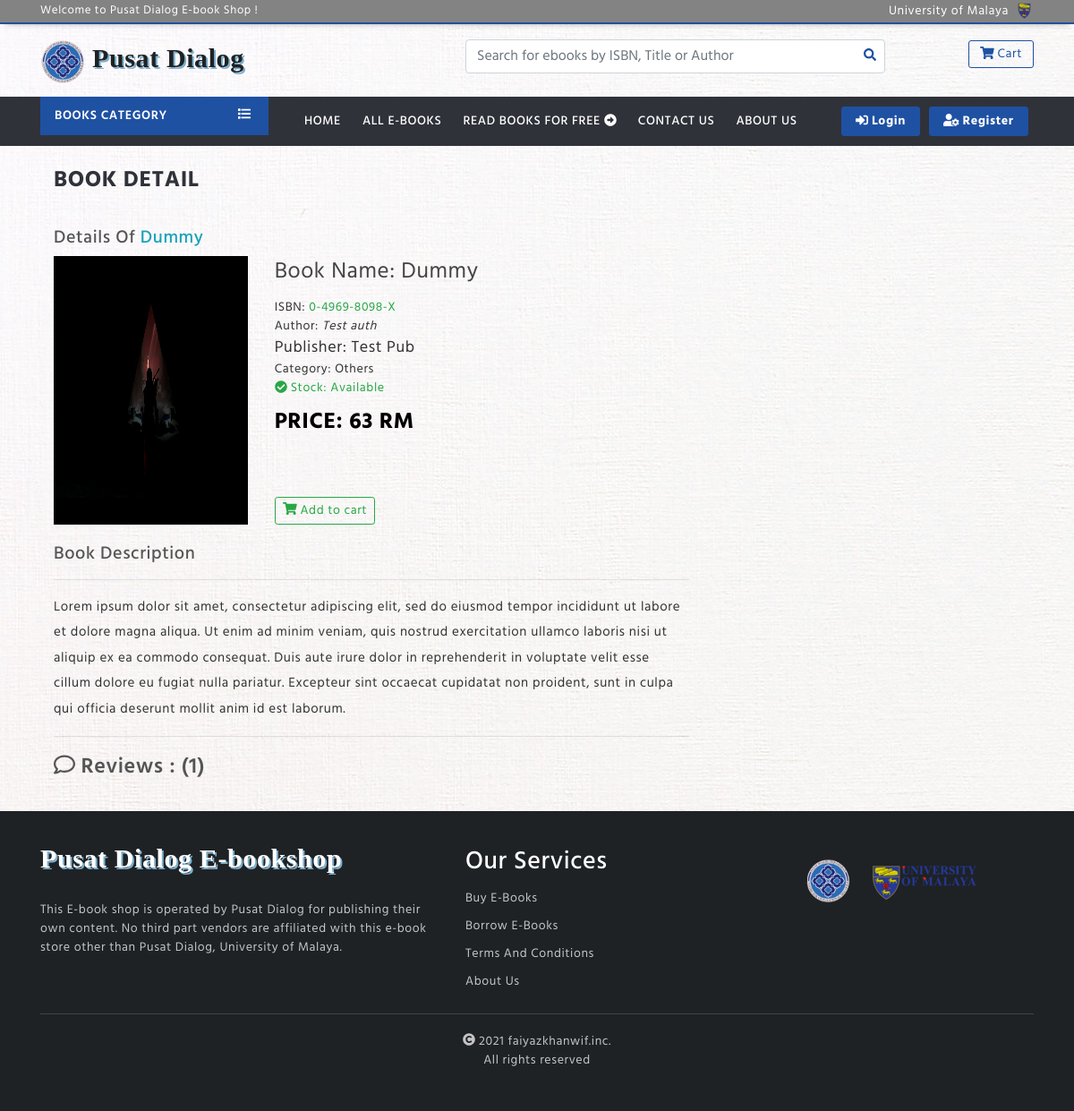
Screenshot of /users/book-view/74 with the database file from the repository.
### tables this page shows
CREATE TABLE `orgnamedb` (
  `orgname` varchar(200) NOT NULL
);

CREATE TABLE `logo` (
  `logoimg` varchar(200) NOT NULL
);

CREATE TABLE `books` (
  `id` int(11) NOT NULL,
  `book_name` varchar(200) NOT NULL,
  `book_isbn` varchar(200) NOT NULL,
  `description` text NOT NULL,
  `author` varchar(200) NOT NULL,
  `publisher` varchar(200) NOT NULL,
  `price` varchar(200) NOT NULL,
  `categoryId` int(11) NOT NULL,
  `book_image` varchar(200) NOT NULL,
  `book_file` varchar(200) NOT NULL,
  `create_date` timestamp NOT NULL DEFAULT current_timestamp()
);

CREATE TABLE `category` (
  `id` int(11) NOT NULL,
  `category` varchar(100) NOT NULL,
  `description` text NOT NULL,
  `tag` varchar(100) NOT NULL
);

CREATE TABLE `footerdb` (
  `footerdsc` text NOT NULL
);

### application/controllers/users.php (called while the page is built, shortened)
<?php
class Users extends CI_Controller {
	public function __construct()
	{
		$this->load->library('cart');
	}
	public function book_view($id)
	{
		$this->load->model('admin_model');
		$view['category'] = $this->admin_model->get_category();
		$this->form_validation->set_rules('review', 'Review', 'trim|required|min_length[1]|htmlentities[review]');
		if($this->form_validation->run() == FALSE)
		{
			$this->load->model('admin_model');
			$view['book_detail'] = $this->admin_model->get_book_detail($id);
			$this->load->model('user_model');
			$view['reviews'] = $this->user_model->get_reviews();
			$view['user_details'] = $this->user_model->get_user_details($this->session->userdata('id'));
			if($this->admin_model->get_book_detail($id))
			{
				$this->load->model('user_model');
				$view['logos'] = $this->user_model->logo_generate();
				$this->load->model('user_model');
				$view['dscs'] = $this->user_model->ft_generate();
				$this->load->model('user_model');
				$view['names'] = $this->user_model->name_generate();
				$view['user_view'] = "users/book_detail";
				$this->load->view('layouts/user_layout', $view);
			}
		}
	}
}

### index.php (called while the page is built, shortened)
<?php
require_once BASEPATH.'core/CodeIgniter.php';

### application/models/user_model.php (called while the page is built, shortened)
<?php
class user_model extends CI_Model
{
public function get_reviews()
{
	$this->db->select('*');
	$this->db->from('users');
	$this->db->join('reviews', 'reviews.userId = users.id');
	$this->db->where('reviews.bookId', $this->uri->segment(3));
	$this->db->order_by('reviews.id', 'DESC');
	$query = $this->db->get();
	return $query->result();
}
public function get_user_details($id)
{
	$this->db->where('id', $id);
	$query = $this->db->get('users');
	return $query->row();
}
public function logo_generate()
{
	$query = $this->db->get('logo');
	return $query->result();
}
public function name_generate()
{
	$query = $this->db->get('orgnamedb');
	return $query->result();
}
public function ft_generate()
{
	$query = $this->db->get('footerdb');
	return $query->result();
}
}
?>

### application/models/admin_model.php (called while the page is built, shortened)
<?php
class admin_model extends CI_Model
{
	public function get_book_detail($id)
	{
		$this->db->select('books.*, category.category');
		$this->db->from('books');
		$this->db->join('category', 'books.categoryId = category.id');
		$this->db->where('books.id', $id);
		$query = $this->db->get();
		return $query->row();
	}
}

### application/views/temp/menu.php (the view, shortened to what this page needs)
<div class="menu-area">
    <div class="container">
        <div class="main-menu">
            <div class="row">
                <div class="col-lg-3 col-md-4">
                    <div class="dropdown show onclick-ctg">
                      <a class="ctg-btn" href="#" role="button" data-toggle="dropdown" aria-haspopup="true">
                        Books Category <span id="m-list"><i class="fas fa-list"></i></span>
                    </a>
                </div>
            </div>
            <div class="col-lg-9 col-md-8">
                <div class="menu">
                    <ul id="nav">
                        <li><a href="<?= base_url()?>home">Home</a></li>
                        <li><a href="<?= base_url()?>users/all-books">All E-Books</a></li>
                        <li><a href="<?= base_url()?>users/showpromempromo">Read Books for Free <i class="fas fa-arrow-alt-circle-right"></i></a></li>
                        <li><a href = "#" data-toggle="modal" data-target="#exampleModal">Contact Us</a></li>
                        <li><a href = "#" data-toggle="modal" data-target="#aboutModal">About Us</a></li>
                        <?php if($this->session->userdata('logged_in') == FALSE):
                            ?>
                            <a href="<?= base_url()?>users/login" class="btn-primary btn-log"><i class="fas fa-sign-in-alt"></i> Login</a>
                            <a href="<?= base_url()?>users/registration" class="btn-primary btn-log"><i class="fas fa-user-cog"></i> Register</a>
                    <?php endif; ?>
                </ul>
            </div>
        </div>
    </div>
</div>
</div>
</div>

### application/views/layouts/user_layout.php (shortened to what this page needs)
<!DOCTYPE html>
<html lang="en">
<head>
    <link rel="stylesheet" type="text/css" href="<?= base_url('tool/css/bootstrap.min.css'); ?>">
    <link rel="stylesheet" type="text/css" href="<?= base_url('tool/css/all.css'); ?>">
    <link rel="stylesheet" href="https://cdnjs.cloudflare.com/ajax/libs/animate.css/4.0.0/animate.min.css">
    <link rel="stylesheet" type="text/css" href="<?= base_url('tool/css/style.css'); ?>">
</head>
<body>
    <div class="header-area">
        <div class="header-top">
            <div class="container">
                <div class="row">
                    <div class="col-md-6">
                        <div class="welcome-tx">Welcome to
                            <?php foreach($names as $name): ?>
                                <?php print $name->orgname;?>
                                <?php endforeach; ?> E-book Shop !</div>
                            </div>
                            <div class="col-md-6">
                                <div class="social-icon">
                                    <a style="color: white;" href="https://um.edu.my/" title="Universiti Malaya">University of Malaya</i></a>
                                    <a class="umlogo" href="https://um.edu.my/" title="Universiti Malaya"><img src="<?= base_url('tool/img/umsmall.png'); ?>"></i></a>
                                </div>
                            </div>
                        </div>
                    </div>
                </div>
                <div class="header-mid">
                    <div class="container">
                        <div class="row">
                            <div class="col-md-5">
                                <div class="logo">
                                    <?php foreach($logos as $logo):?>
                                        <div class="lname"><a href="<?= base_url() ?>home"><span><?php print '<img src = "'.strip_tags($logo->logoimg).'" alt = "">';?>
                                        <?php foreach($names as $name): ?>
                                            <?php print $name->orgname;?>
                                            <?php endforeach; ?></span> </a></div>
                                        <?php endforeach;?>
                                    </div>
                                </div>
                                <div class="col-md-7">
                                    <div class="row">
                                        <div class="col-md-9 text-center">
                                                  <div class="admin-search">
                                                    <?= form_open('users/search', ['id'=>'user-search'])?>
                                                    <input type="text" name="search_book" class="form-control" placeholder="Search for ebooks by ISBN, Title or Author">
                                                    <button type="submit"><i class="fas fa-search"></i></button>
                                                    <?= form_close()?>
                                                </div>
                                        </div>
                                        <div class="col-md-3">
                                            <div class="ic-cart"><a href="<?= base_url()?>cart"><i class="fas fa-shopping-cart"></i> Cart</a></div>
                                        </div>
                                    </div>
                                </div>
                            </div>
                        </div>
                    </div>
                    <div>
                        <?php $this->load->view('temp/menu'); ?>
                    </div>
                </div>
                <div class="container animate__animated animate__bounceInLeft">
                    <div class="row">
                        <div class="col-lg-12 col-md-12 col-sm-12" style="min-height: 500px">
                            <?php $this->load->view($user_view); ?>
                        </div>
                    </div>
                </div>
                <div>
                    <?php $this->load->view('temp/footer'); ?>

### application/views/users/book_detail.php (shortened to what this page needs)
<br>
<div class="container">
	<div class="row">
		<div class="col-lg-8 col-md-9 col-sm-12" id="book-detail">
			<div id="table-header">Book Detail</div><br>
			<div><h5>Details of <span class="text-info"><?= strip_tags($book_detail->book_name)?></span></h5></div>
			<div class="row">
				<div class="col-lg-4 col-md-5 col-sm-6" id="book-img"><?php print '<img src = "'.strip_tags($book_detail->book_image).'" alt = "">';?></div>
				<div class="col-lg-8 col-md-7 col-sm-6">
					<div class="book-info">
						<div>Book Name: <?= strip_tags($book_detail->book_name)?></div>
						<div>ISBN: <span class="text-success"><?= strip_tags($book_detail->book_isbn)?></span></div>
						<div>Author: <i><?= strip_tags($book_detail->author)?></i></div>
						<div>Publisher: <?= strip_tags($book_detail->publisher)?></div>
						<div>Category: <?= strip_tags($book_detail->category)?></div>
						<div class="text-success"><i class="fas fa-check-circle"></i> Stock: Available</div>
						<div>Price: <?= strip_tags($book_detail->price)?> RM</div>
					</div>
					<br>
					<br>
					<br>
					<div class="row">
						<div class="col">
							<?php print '<a href="'.base_url().'cart/add_to_cart/'.$book_detail->id.'" class="btn btn-outline-success btn-sm"><i class="fas fa-shopping-cart"></i> Add to cart</a>'; ?>
						</div>
						<div class="col">
						</div>
						<div class="col">
						</div>
						<div class="col">
						</div>
					</div>
				</div>
			</div>
			<br><div class="book-description"><h5>Book description</h5><hr><p><?= nl2br(htmlentities($book_detail->description)) ?></p></div>
			<hr>
		</div>
		<div class="col-lg-4 col-md-3">
		</div>
	</div>
	<div class="row">
		<div class="col-lg-12 col-md-12 col-sm-12">
		</div>
	</div>
</div>

### application/views/temp/footer.php (shortened to what this page needs)
<div class="footer-area-home">
    <div class="container">
        <div class="row">
            <div class="col-md-5">
                <div class="widget">
                    <div class="brand-name">
                        <div class="logo">
                                <div class="lname"><a href="<?= base_url() ?>home"><span>
                                <?php foreach($names as $name): ?>
                                    <?php print $name->orgname;?>
                                    <?php endforeach; ?> E-bookshop</span> </a></div>
                            </div>
                            <p><?php foreach($dscs as $dsc): ?>
                                    <?php print $dsc->footerdsc;?>
                                    <?php endforeach; ?></p>
                        </div>
                    </div>
                </div>
                <div class="col-md-4">
                    <div class="widget">
                        <h3>Our Services</h3>
                        <ul>
                            <li><a href="<?= base_url('users/all_books')?>">Buy E-Books</a></li>
                            <li><a href="<?= base_url('users/all_ebooks')?>">Borrow E-books</a></li>
                            <li><a href="<?= base_url('users/terms')?>">Terms and conditions</a></li>
                            <li><a href="#" data-toggle="modal" data-target="#aboutModal">About Us</a></li>
                        </ul>
                    </div>
                </div>
                <div class="col-md-3">
                    <div class="widget">
                        <div class="brand-name">
                            <div class="logo">
                                <?php foreach($logos as $logo):?>
                                <span class="lname">
                                    <span><a href="#"><?php print '<img src = "'.strip_tags($logo->logoimg).'" alt = "">';?> </a></span>
                                </span>
                                <?php endforeach;?>
                                <span><a href="https://um.edu.my"><img src="<?= base_url('tool/img/umbig.png'); ?>"></a></span>
                            </div>
                        </div>
                    </div>
                </div>
            </div>
            <div class="copy-right">
                <p><i class="fas fa-copyright"></i> 2021 faiyazkhanwif.inc. <br>All rights reserved</p>
            </div>
        </div>
    </div>
</body>
</html>

### rows the page displays
orgnamedb: orgname "Pusat Dialog"
logo: logoimg (picture)
books: book_name "Dummy", book_image (picture), book_isbn "0-4969-8098-X", author "Test auth", publisher "Test Pub", categoryId.category "Others", price "63", description "Lorem ipsum dolor sit amet, consectetur adipiscing elit, sed do eiusmod tempor incididunt ut labore et dolore magna aliqua. Ut enim ad minim veniam, quis nostrud exercitation ullamco laboris nisi ut aliquip ex ea commodo consequat. Duis aute irure dolor in reprehenderit in voluptate velit esse cillum dolore eu fugiat nulla pariatur. Excepteur sint occaecat cupidatat non proident, sunt in culpa qui officia deserunt mollit anim id est laborum."
footerdb: footerdsc "This E-book shop is operated by Pusat Dialog for publishing their own content. No third part vendors are affiliated with this e-book store other than Pusat Dialog, University of Malaya."

### other values shown
$count_reviews "1"
